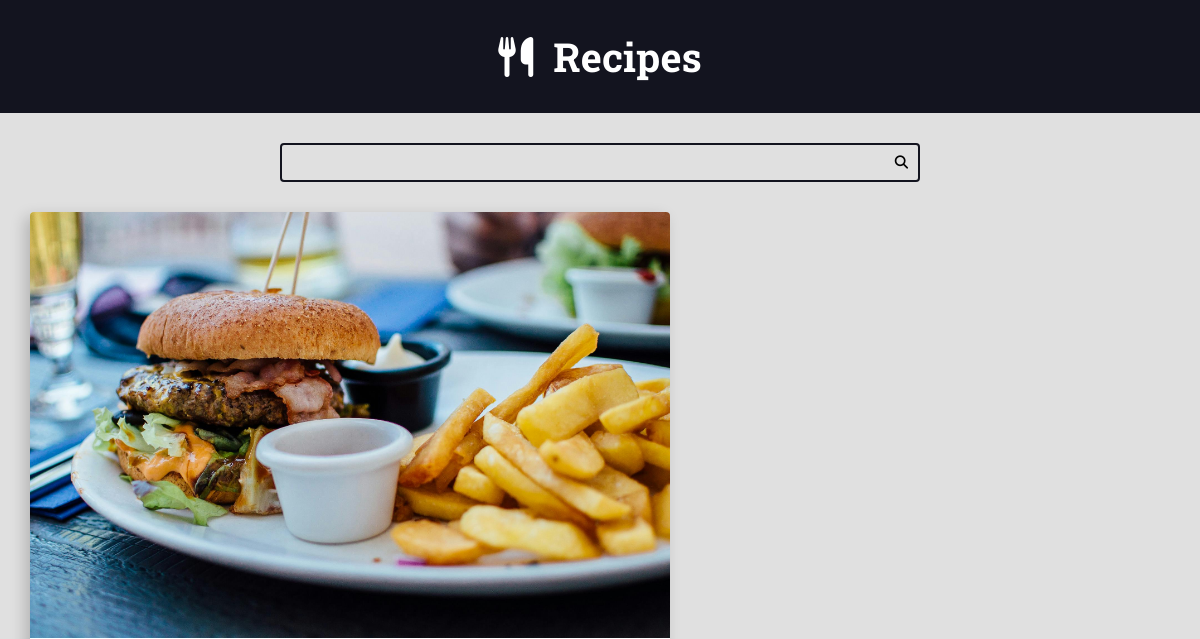
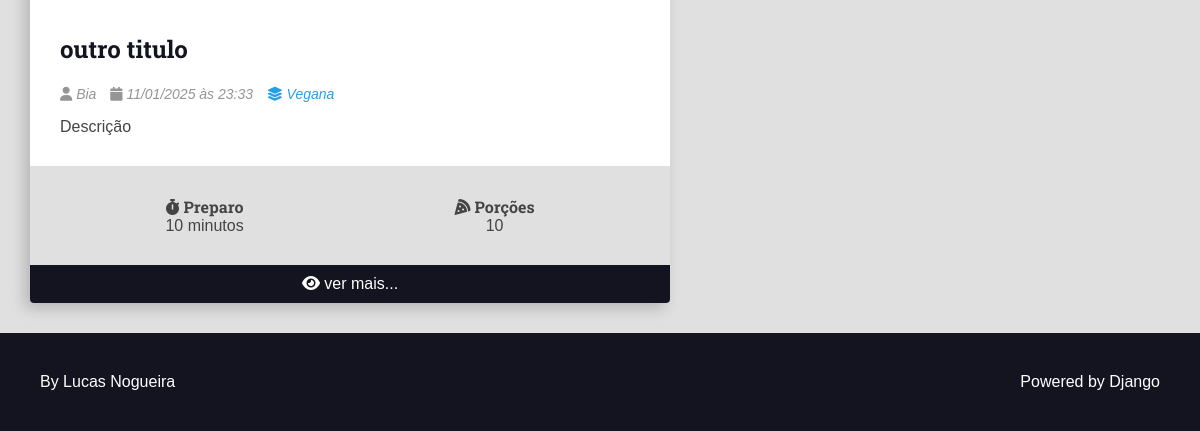
/recipes/category/2/, run on an earlier commit of the app's database (2 pictures, top to bottom).
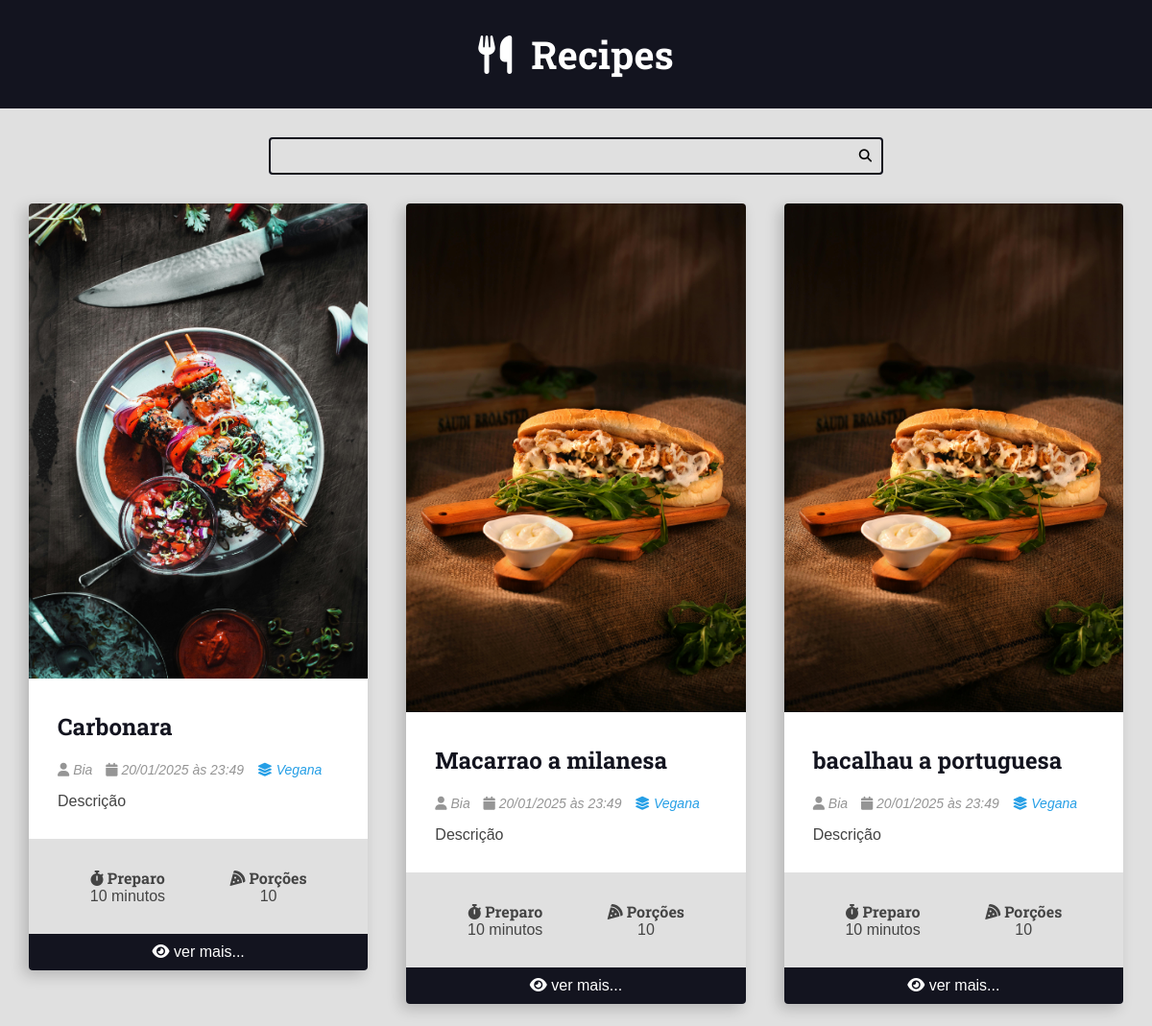
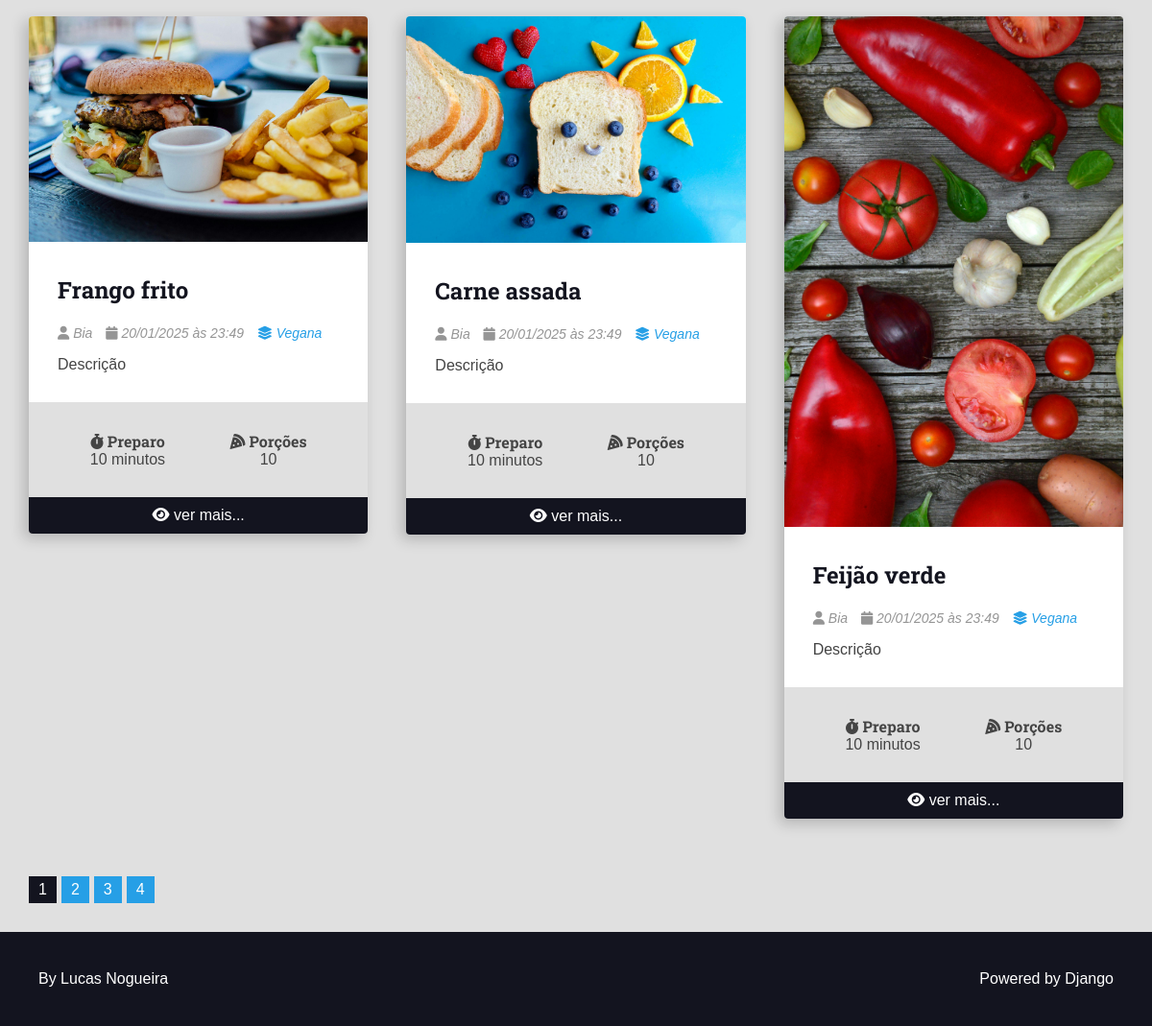
And on a later commit of the database (2 pictures, top to bottom).
### recipes/models.py (models this page shows, shortened)
class Recipe(models.Model):
    title = models.CharField(max_length=65) #VARCHAR
    description = models.CharField(max_length=165)
    slug = models.SlugField(unique=True) #slug
    preparation_time = models.IntegerField() #INT
    preparation_time_unit = models.CharField(max_length=65)
    servings = models.IntegerField()
    serving_unit = models.CharField(max_length=65)
    preparation_steps = models.TextField() #Tamanho livre
    preparation_steps_is_html = models.BooleanField(default=False)
    created_at = models.DateTimeField(auto_now_add=True) #auto_now_add faz com que no momento da criação pegue a data atual
    updated_at = models.DateTimeField(auto_now=True)
    is_published = models.BooleanField(default=False)
    cover = models.ImageField(upload_to='recipes/covers/%Y/%m/%d/', blank=True, default='')
    category = models.ForeignKey(Category, on_delete=models.SET_NULL, null=True, blank=True, default=None,) # Caso a categoria for apagada torna o campo nulo, o null permite que o campo seja nulo
    author = models.ForeignKey(User, on_delete=models.SET_NULL, null=True, blank=True, default=None)

class Category(models.Model):
    name = models.CharField(max_length=65)

### recipes/views.py (the view)
# urls.py: path('recipes/category/<int:category_id>/', views.category, name='category'),
def category(request, category_id):
    recipes = get_list_or_404(Recipe.objects.filter(category__id=category_id, is_published=True,).order_by('-id'))
    page_obj, pagination_range = make_pagination(request,recipes, PER_PAGE)
    return render(request, 'recipes/pages/category.html', context={
        'recipes': page_obj,
        'pagination_range' : pagination_range,
        'title' : f'{recipes[0].category.name} - Category',
    })

### utils/pagination.py (called while the page is built)
def make_pagination(request, queryset, per_page, qty_pages=4):
    try:
        current_page = int(request.GET.get('page', 1))
    except ValueError:
        current_page = 1
    paginator = Paginator(queryset, per_page)
    page_obj = paginator.get_page(current_page)
    pagination_range = make_pagination_range(
        paginator.page_range,
        qty_pages,
        current_page
    )
    return page_obj, pagination_range

### recipes/templates/recipes/pages/category.html (shortened to what this page needs)
{% extends 'global/base.html' %}
{% block content %}
    <div class="main-content main-content-list container">
        {% for recipe in recipes %}
            {%include "recipes/partials/recipe.html"%}
        {% endfor %}
    </div>
{% endblock content %}

### base_templates/global/base.html (shortened to what this page needs)
<!DOCTYPE html>
<html lang="pt-BR">
<head>
    {% include "recipes/partials/head.html" %}
</head>
<body>
    {% include "recipes/partials/header.html" %}
    {%include "recipes/partials/search.html"%}
    <main class="main-content-container">
        {% block content %}{% endblock content %}
        {% include "recipes/partials/pagination.html" %}
    </main>
    {%include "recipes/partials/footer.html"%}
</body>
</html>

### recipes/templates/recipes/partials/head.html (shortened to what this page needs)
{% load static %}
<link rel="stylesheet" href="https://cdnjs.cloudflare.com/ajax/libs/font-awesome/6.7.1/css/fontawesome.min.css"
 />
<link rel="stylesheet" href="https://cdnjs.cloudflare.com/ajax/libs/font-awesome/6.7.1/css/brands.min.css"
 />
<link rel="stylesheet" href="https://cdnjs.cloudflare.com/ajax/libs/font-awesome/6.7.1/css/solid.min.css"
 />
<link rel="stylesheet" href="{% static 'recipes/css/style.css' %}">

### recipes/templates/recipes/partials/header.html
<header class="main-header-container">
    <div class="main-header container">
        <h1>
            <a class="main-logo" href="{% url 'recipes:home' %}">
                <i class="fas fa-utensils main-logo-icon"></i>
                <span class="main-logo-text">Recipes</span>
            </a>
        </h1>
    </div>
</header>

### recipes/templates/recipes/partials/search.html
<div class="search-container">
    <div class="container">
        <form action="{% url "recipes:search" %}" method="GET" class="search-form">
            <input type="search" class="search-input" name="search" required value="{{search_term}}">
            <button type="submit" class="search-button"><i class="fas fa-search"></i></button>
        </form>
    </div>
</div>

### recipes/templates/recipes/partials/recipe.html (shortened to what this page needs)
<div class="recipe recipe-list-item">
    {% if recipe.cover %}
    <div class="recipe-cover">
        <a href="{% url 'recipes:recipe' recipe.id%}">
        <img src="{{recipe.cover.url}}" alt="temp">
        </a>
    </div>
    {% endif %}
    <div class="recipe-title-container">
        <h2 class="recipe-title">
            <a href="{% url 'recipes:recipe' recipe.id %}">
        {{recipe.title}}
            </a>
        </h2>
    </div>
    <div class="recipe-author">
        {% if recipe.author is not None %}
            <span class="recipe-author-item">
                <i class="fas fa-user"></i>
                {% if recipe.author.first_name %}
                    {{recipe.author.first_name}} {{recipe.author.last_name}}
                {% else %}
                    {{ recipe.author.username}}
                {% endif %}
            </span>
        {% endif %}
        <span class="recipe-author-item">
            <i class="fas fa-calendar alt"></i>
            {{ recipe.created_at|date:"d/m/Y" }} às {{ recipe.created_at|date:"H:i" }}
        </span>
        {% if recipe.category is not None %}
            <span class="recipe-author-item">
                <a href=" {% url 'recipes:category' recipe.category.id %}">
                    <i class="fas fa-layer-group"></i>
                    <span>{{recipe.category.name}}</span>
                </a>
            </span>
        {% endif %}
    </div>
    <div class="recipe-content">
        <p>{{recipe.description}}</p>
    </div>
    <div class="recipe-meta-container">
        <div class="recipe-meta recipe-preparation">
            <h3 class="recipe-meta-title"><i class="fas fa-stopwatch"></i> Preparo</h3>
            <div class="recipe-meta-text">
                {{recipe.preparation_time}} {{recipe.preparation_time_unit}}
            </div>
        </div>
        <div class="recipe-meta recipe-servings">
            <h3 class="recipe-meta-title"><i class="fas fa-pizza-slice"></i> Porções</h3>
            <div class="recipe-meta-text">
                {{recipe.servings}} {{recipe.servings_unit}}
            </div>
        </div>
    </div>
    {% if not is_detail_page %}
    <footer class="recipe-footer">
        <a class="recipe-read-more button button-dark button-full-width" href="{% url 'recipes:recipe' recipe.id %}">
            <i class="fas fa-eye"></i>
            <span>ver mais...</span>
        </a>
    </footer>
    {% endif %}
</div>

### recipes/templates/recipes/partials/pagination.html (shortened to what this page needs)
{% if recipes.has_other_pages %}
  <div class="container pagination">
    <div class="pagination-content">
      {% for page in pagination_range.pagination %}
        {% if pagination_range.current_page == page %}
          <a class="page-link page-item page-current" href="?page={{ page }}{{ additional_url_query }}">{{ page }}</a>
        {% else %}
          <a class="page-link page-item" href="?page={{ page }}{{ additional_url_query }}">{{ page }}</a>
        {% endif %}
      {% endfor %}
    </div>
  </div>
{% endif %}

### recipes/templates/recipes/partials/footer.html
<footer class="main-footer">
    <div class="developer">
        <a href="" targ="_blank" rel="noreferrer noopener"> By Lucas Nogueira</a>
    </div>
    <div class="powered">
        <a href="https://www.djangoproject.com/" target="_blank" rel="noreferrer noopener">Powered by Django</a>
    </div>
</footer>

### recipes/static/recipes/css/style.css (style rules this page uses)
:root { --color-primary: #269fe6; --color-primary-hover: #2086c2; --color-primary-dark: #13141f; --color-primary-dark-hover: #212336; --color-primary-light: #d4ecfa; --color-primary-light-hover: #bdd8e7; --color-white: #fff; --color-black: #000; --color-dark-text: #444; --color-info-light: #cce5ff; --color-debug-light: #cce5ff; --color-success-light: #d4edda; --color-alert-light: #fff3cd; --color-warning-light: #fff3cd; --color-error-light: #f8d7da; --color-info-dark: #4d86c4; --color-debug-dark: #4d86c4; --color-success-dark: #4a9c5d; --color-alert-dark: #927f40; --color-warning-dark: #927f40; --color-error-dark: #da525d; --color-gray-0: #f9f9f9; --color-gray-1: #e0e0e0; --color-gray-2: #c7c7c7; --color-gray-3: #aeaeae; --color-gray-4: #959595; --color-gray-5: #7d7d7d; --color-gray-6: #646464; --color-gray-7: #4b4b4b; --color-gray-8: #323232; --color-gray-9: #191919; --font-primary: sans-serif; --font-headings: 'Roboto Slab', serif; --spacing-gutter-medium: 3rem; --spacing-gutter-large: 4rem; }
* { padding: 0; margin: 0; box-sizing: border-box; }
html { font-size: 62.5%; }
body { font-size: 1.6rem; font-family: var(--font-primary); background-color: var(--color-gray-1); color: var(--color-dark-text); }
h1, h2, h3, h4, h5, h6 { font-family: var(--font-headings); }
.container { max-width: 144rem; margin: 0 auto; padding: var(--spacing-gutter-medium) }
.main-header-container { background-color: var(--color-primary-dark); }
.main-logo { font-size: 4rem; color: var(--color-white); text-decoration: none; display: flex; flex-flow: row nowrap; align-items: center; justify-content: center; width: fit-content; margin: 0 auto }
.main-logo-icon { margin-right: 2rem; }
.search-form { border: .2rem solid var(--color-primary-dark); max-width: 64rem; margin: 0 auto; border-radius: .4rem; position: relative; transition: all 300ms ease-in-out }
.search-input, .search-button { border: none; background: none; outline: none; padding: 1rem; }
.search-input { width: 100%; padding-right: 3rem; }
.search-button { position: absolute; top: 0; right: 0; }
.main-content { padding-top: 0; }
.main-content-list { display: grid; grid-template-columns: repeat(auto-fit, minmax(340px, 1fr)); gap: var(--spacing-gutter-large) }
.recipe { background-color: var(--color-white); box-shadow: -5px 5px 15px rgba(0, 0, 0, 0.2); transform: scale(1); transition: all 300ms ease-in-out; border-radius: .4rem; overflow: hidden; }
.recipe img { max-width: 100%; }
.recipe-list-item { max-width: 64rem; height: fit-content; }
.recipe-title-container { padding: var(--spacing-gutter-medium); padding-bottom: 2rem; }
.recipe-title-container a { text-decoration: none; color: var(--color-primary-dark) }
.recipe-author { padding: 0 var(--spacing-gutter-medium); }
.recipe-content { padding: var(--spacing-gutter-medium); padding-top: calc(var(--spacing-gutter-medium)/2) }
.recipe-author-item { color: var(--color-gray-4); margin-right: 1rem; font-style: italic; font-size: 1.4rem; }
.recipe-author a { color: var(--color-primary); transition: all 300ms ease-in-out; text-decoration: none; }
.recipe-meta-container { display: flex; flex-flow: row wrap; padding: var(--spacing-gutter-medium); background-color: var(--color-gray-1); }
.recipe-meta { display: flex; flex-flow: column nowrap; flex-shrink: 1; flex-grow: 1; text-align: center; }
.recipe-meta-title { font-size: 1.6rem; }
.recipe-footer a { background-color: var(--color-primary-dark); display: block; color: var(--color-white); text-decoration: none; text-align: center; padding: 1rem var(--spacing-gutter-medium); transition: all 300ms ease-in-out; }
.main-footer { display: flex; align-items: center; justify-content: space-between; background: var(--color-primary-dark); color: var(--color-white); padding: var(--spacing-gutter-large); }
.main-footer a { color: var(--color-white); text-decoration: none; transition: all 300ms ease-in-out; }
.pagination-content { display: flex; flex-flow:row wrap; gap: 1rem 0.5rem; }
.pagination .page-item { text-decoration: none; background: var(--color-gray-3); padding: 0.5rem 1rem; }
.pagination .page-link { text-decoration: none; background: var(--color-primary); color: var(--color-white); }
.pagination .page-current { text-decoration: none; background: var(--color-primary-dark); color: var(--color-white); }

What changed in the data, as far as the page shows it:
no longer on this page (row edited): Recipe: cover (picture), title "outro titulo", author.username "Bia", created_at "11/01/2025", created_at "23:33", category.name "Vegana", description "Descrição", preparation_time "10", preparation_time_unit "minutos", servings "10"
added Recipe: cover (picture), title "Carbonara", author.username "Bia", created_at "20/01/2025", created_at "23:49", category.name "Vegana", description "Descrição", preparation_time "10", preparation_time_unit "minutos", servings "10"
added Recipe: cover (picture), title "Macarrao a milanesa", author.username "Bia", created_at "20/01/2025", created_at "23:49", category.name "Vegana", description "Descrição", preparation_time "10", preparation_time_unit "minutos", servings "10"
added Recipe: cover (picture), title "bacalhau a portuguesa", author.username "Bia", created_at "20/01/2025", created_at "23:49", category.name "Vegana", description "Descrição", preparation_time "10", preparation_time_unit "minutos", servings "10"
added Recipe: cover (picture), title "Frango frito", author.username "Bia", created_at "20/01/2025", created_at "23:49", category.name "Vegana", description "Descrição", preparation_time "10", preparation_time_unit "minutos", servings "10"
added Recipe: cover (picture), title "Carne assada", author.username "Bia", created_at "20/01/2025", created_at "23:49", category.name "Vegana", description "Descrição", preparation_time "10", preparation_time_unit "minutos", servings "10"
added Recipe: cover (picture), title "Feijão verde", author.username "Bia", created_at "20/01/2025", created_at "23:49", category.name "Vegana", description "Descrição", preparation_time "10", preparation_time_unit "minutos", servings "10"
Also different on the page:
new list line: "1"
new list line: "2"
new list line: "3"
new list line: "4"
